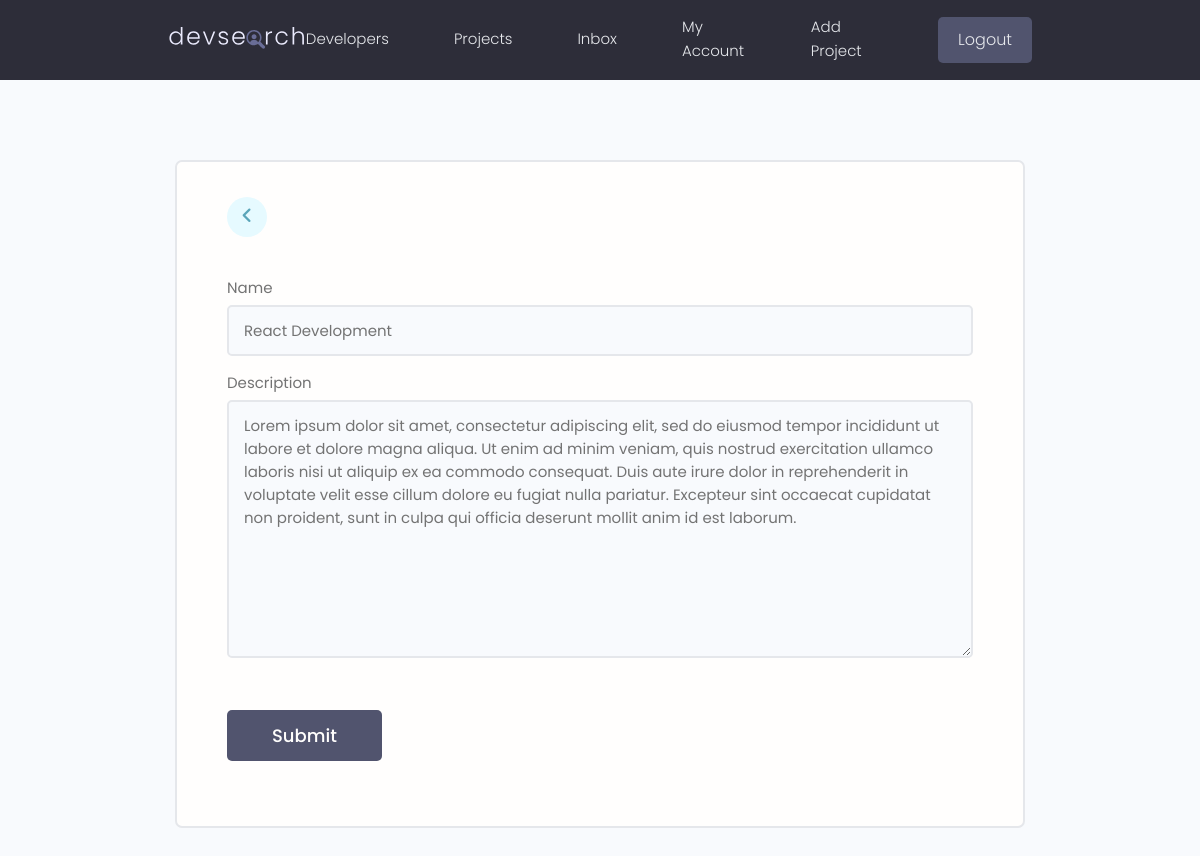
Page /edit-skill/941accc7-03cc-4f6a-bded-186d52cdfb85/ (signed in) on the committed database.
### users/models.py (models this page shows, shortened)
class Skill(models.Model):
    owner = models.ForeignKey(Profile, on_delete=models.CASCADE, null=True, blank=True)
    name = models.CharField(max_length=200, blank=True, null=True)
    description = models.TextField(max_length=2000, blank=True, null=True)
    created = models.DateTimeField(auto_now_add=True)
    id = models.UUIDField(default=uuid.uuid4, unique=True, primary_key=True, editable=False)

### users/views.py (the view)
# urls.py: path('edit-skill/<str:pk>/', editSkill, name='edit-skill'),
@login_required(login_url='login')
def editSkill(request, pk):
    skillObj = request.user.profile.skill_set.get(id=pk)
    form = SkillForm(instance=skillObj)
    if request.method == 'POST':
        form = SkillForm(request.POST, instance=skillObj)
        if form.is_valid():
            form.save()
            messages.success(request, f"{skillObj} updated successfully")
            return redirect('account')
    context = {
        'form':form,
    }
    return render(request, 'users/skill_form.html', context)

### users/forms.py
class SkillForm(ModelForm):
    class Meta:
        model = Skill
        fields = '__all__'
        exclude =['owner']
    def __init__(self, *args, **kwargs):
        super(SkillForm, self).__init__(*args, **kwargs)
        for name, field in self.fields.items():
            field.widget.attrs.update({'class':'input'})

### users/templates/users/skill_form.html (shortened to what this page needs)
{% extends 'main.html' %}
{% block content %}
<main class="formPage my-xl">
    <div class="content-box">
        <div class="formWrapper">
            <a class="backButton" href="{% url 'account' %}"><i class="fa fa-angle-left"></i></a>
            <br>
            <form method="POST">
                {% for field in form %}
                <div class="form__field">
                    <label for="formInput#text">{{ field.label }}</label>
                    {{ field }}
                </div>
                {% endfor %}
                <input class="btn btn--sub btn--lg  my-md" type="submit" value="Submit" />
            </form>
        </div>
    </div>
</main>
{% endblock content %}

### static/styles/app.css (style rules this page uses)
:root { --color-sub: #2d2d39; }
.btn--sub { background-color: var(--color-sub-light); }
.content-box { width: 95%; max-width: 85rem; margin: 0 auto; }
.backButton { background: var(--color-main-light); color: var(--color-main); width: 4rem; height: 4rem; display: flex; align-items: center; justify-content: center; border-radius: 50%; }
.backButton i { font-size: 1.8rem; }
.formPage .formWrapper { list-style: none; background: var(--color-white); padding: 3.5rem 5rem; border: 2px solid var(--color-light); border-radius: 0.7rem; }

### static/uikit/styles/modules/_variables.css (style rules this page uses)
:root { --color-main: #5aa5b9; --color-main-light: #e6faff; --color-sub: #3f4156; --color-sub-light: #51546e; --color-sub-lighter: #ededfd; --color-text: #737373; --color-gray: #8b8b8b; --color-light: #e5e7eb; --color-light-gray: #767676; --color-bg: #f8fafd; --color-white: #fffefd; --color-white-light: #f3f3f3; --color-success: #359e64; --color-success-bg: #def8e8; --color-error: #fc4b0b; --color-error-bg: #fff2ee; --font-base: 'Poppins', arial, helvetica, 'Segoe UI', roboto, ubuntu, sans-serif; --font-monospace: 'Fira Code', 'Courier New', courier, monospace; --font-regular: 300; --font-medium: 500; --font-bold: 700; --generic-shadow: 1px 1px 5px #00000010; --generic-transition: all 0.3s ease-in-out; }

### static/uikit/styles/modules/_base.css (style rules this page uses)
* { margin: 0; padding: 0; box-sizing: border-box; text-rendering: optimizeLegibility; color: inherit; font-size: inherit; }
html { font-size: 50%; }
@media only screen and (min-width: 480px) { html { font-size: 56.25%; } }
@media only screen and (min-width: 1200px) { html { font-size: 62.5%; } }
body { line-height: 1.6; font-weight: 400; font-size: 1.5rem; color: var(--color-text); background-color: var(--color-bg); min-height: 100vh; }

### static/uikit/styles/modules/_typography.css (style rules this page uses)
* { font-family: var(--font-base); }
a { padding-bottom: 2px; text-decoration: none; display: inline-block; color: var(--color-main); font-weight: var(--font-medium); }

### static/uikit/styles/modules/_utilities.css (style rules this page uses)
.my-md { margin: 3rem auto; }
.my-xl { margin: 8rem auto; }

### static/uikit/styles/modules/_button.css (style rules this page uses)
.btn { display: inline-block; position: relative; cursor: pointer; background-color: var(--color-light); font-weight: var(--font-medium); color: var(--color-sub); text-decoration: none; padding: 1rem 2rem; border-radius: 0.5rem; border: none; width: -webkit-fit-content; width: -moz-fit-content; width: fit-content; height: -webkit-fit-content; height: -moz-fit-content; height: fit-content; font-size: 1.6rem; outline-width: 0; outline-color: transparent; -webkit-backface-visibility: hidden; backface-visibility: hidden; transition: all 0.3s ease-in-out; }
.btn--sub { background-color: var(--color-sub); color: var(--color-white); }
.btn--lg { font-size: 1.8rem; padding: 1.2rem 4.5rem; }

### static/uikit/styles/modules/_form.css (style rules this page uses)
.form__field { margin-top: 1.5rem; margin-bottom: 1.5rem; }
.form__label, .form__field > label { display: block; margin-bottom: 0.5rem; color: var(--color-text); }
input.input[type='text'], input.input[type='email'], input.input[type='password'], input.input[type='number'], select.input, textarea.input { min-width: 24rem; width: 100%; padding: 1.2rem 1.5rem; border-radius: 0.5rem; border: 2px solid var(--color-light); transition: all 0.3s ease-in-out; background-color: var(--color-bg); }

### rows in the picture
Skill: form "React Development" "Lorem ipsum dolor sit amet, consectetur adipiscing elit, sed do eiusmod tempor incididunt ut labore et dolore magna aliqua. Ut enim ad minim veniam, quis nostrud exercitation ullamco laboris nisi ut aliquip ex ea commodo consequat. Duis aute irure dolor in reprehenderit in voluptate velit esse cillum dolore eu fugiat nulla pariatur. Excepteur sint occaecat cupidatat non proident, sunt in culpa qui officia deserunt mollit anim id est laborum."

### other values in the picture
{{ field.label }} "Name" "Description"
